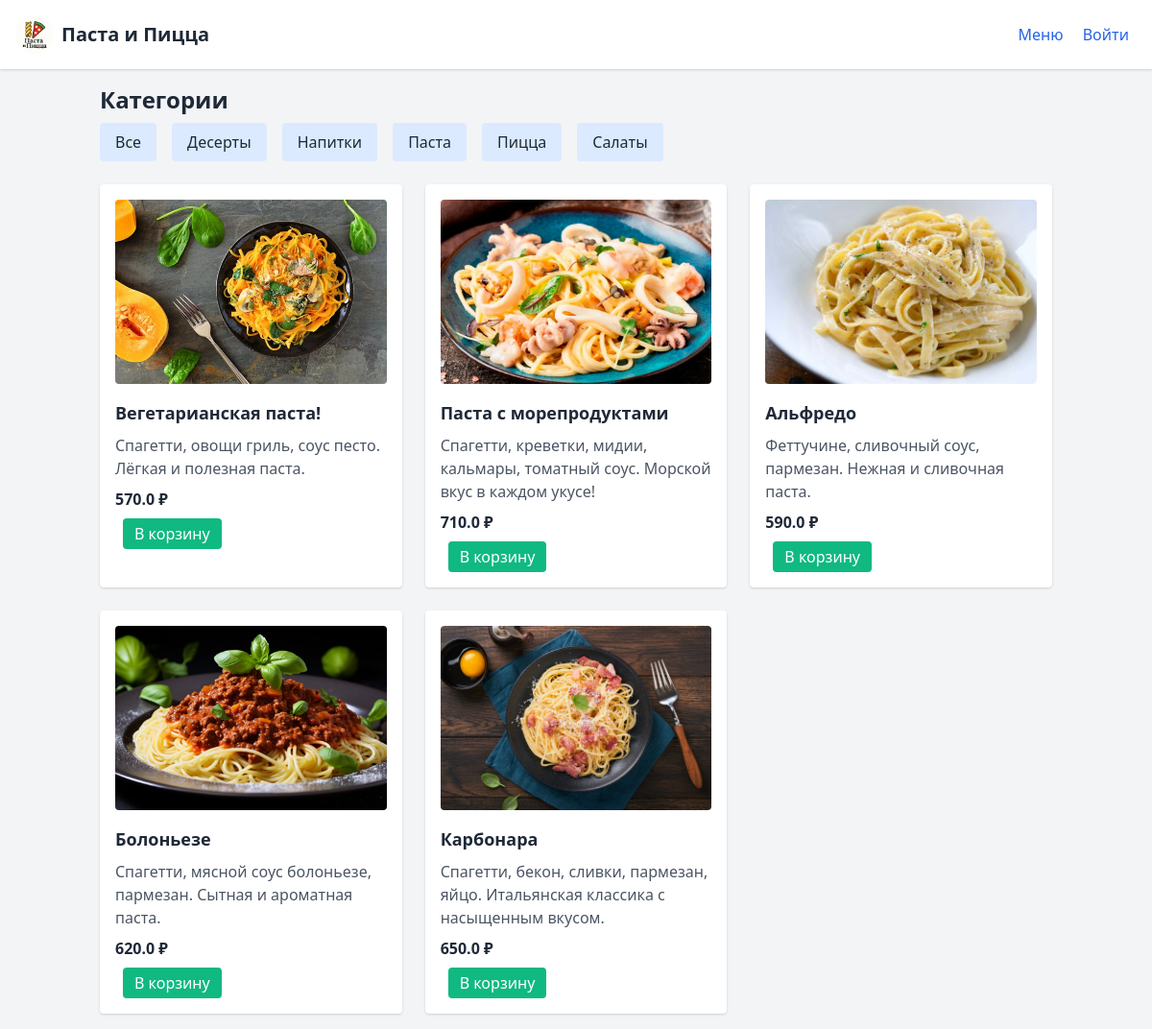
Screenshot of /menu?category_id=1 with the database file from the repository.
### tables this page shows
CREATE TABLE categories (
    id INTEGER PRIMARY KEY AUTOINCREMENT,
    name TEXT NOT NULL
);

CREATE TABLE dishes (
    id INTEGER PRIMARY KEY AUTOINCREMENT,
    title TEXT,
    description TEXT,
    price REAL,
    category_id INTEGER,
    image TEXT,
    is_veg INTEGER DEFAULT 0,
    is_spicy INTEGER DEFAULT 0,
    FOREIGN KEY(category_id) REFERENCES categories(id)
);

### src/app.py (the view)
@app.route("/menu")
def menu():
    category_id = request.args.get("category_id")
    if category_id:
        dishes = get_dishes(category_id=int(category_id))
    else:
        dishes = get_dishes()
    categories = get_categories()
    return render_template("menu.html", dishes=dishes, categories=categories)

### src/app.py (called while the page is built)
@app.before_request
def before_request():
    get_db()

@app.teardown_appcontext
def teardown_db(exception):
    close_db()

def get_categories():
    cats = query_db("SELECT id, name FROM categories ORDER BY name")
    return [dict(row) for row in cats]

def get_dishes(category_id=None):
    if category_id:
        dishes = query_db("SELECT * FROM dishes WHERE category_id=? ORDER BY id DESC", (category_id,))
    else:
        dishes = query_db("SELECT * FROM dishes ORDER BY id DESC")
    return [dict(row) for row in dishes]

### src/database.py (called while the page is built)
def get_db():
    if 'db' not in g:
        conn = sqlite3.connect(DB_PATH)
        conn.row_factory = sqlite3.Row
        g.db = conn
    return g.db

def query_db(query, args=(), one=False):
    cur = get_db().execute(query, args)
    rv = cur.fetchall()
    cur.close()
    return (rv[0] if rv else None) if one else rv

### src/templates/menu.html (shortened to what this page needs)
<!DOCTYPE html>
<html lang="ru">
<head>
  <link href="https://cdn.jsdelivr.net/npm/tailwindcss@2.2.19/dist/tailwind.min.css" rel="stylesheet">
</head>
<body class="bg-gray-100 text-gray-800">
  <header class="bg-white shadow p-4 flex justify-between items-center">
    <a href="/" class="flex items-center space-x-2">
      <img src="{{ url_for('static', filename='uploads/pasta_pizza.png') }}" alt="Логотип Паста и Пицца" class="h-10 w-10 rounded-full" loading="lazy" />
      <h1 class="text-xl font-bold">Паста и Пицца</h1>
    </a>
    <nav>
      <a href="/menu" class="mx-2 text-blue-600 hover:underline">Меню</a>
      {% if session.user_id %}
        <span id="userMenuButton" class="mx-2 text-gray-700 cursor-pointer relative select-none">
          {{ session.user_name }}
          <div id="userDropdown" class="hidden absolute top-full right-0 bg-white border rounded shadow p-2 z-10">
            <a href="/logout" class="block text-red-600 hover:underline">Выйти</a>
          </div>
        </span>
      {% else %}
        <a href="/login" class="mx-2 text-blue-600 hover:underline">Войти</a>
      {% endif %}
    </nav>
  </header>
  <main class="p-4 max-w-5xl mx-auto">
    <div class="mb-6">
      <h2 class="text-2xl font-bold mb-2">Категории</h2>
      <div class="flex flex-wrap gap-4">
        <a href="/menu" class="px-4 py-2 bg-blue-100 rounded hover:bg-blue-200">Все</a>
        {% for cat in categories %}
          <a href="/menu?category_id={{ cat.id }}" class="px-4 py-2 bg-blue-100 rounded hover:bg-blue-200">
            {{ cat.name }}
          </a>
        {% endfor %}
      </div>
    </div>
    <div class="grid grid-cols-1 md:grid-cols-2 lg:grid-cols-3 gap-6">
      {% for dish in dishes %}
        <div class="bg-white shadow rounded p-4">
          {% if dish.image %}
            <a href="{{ url_for('dish_detail', dish_id=dish.id) }}">
              <img src="{{ url_for('uploads', filename=dish.image) }}" alt="{{ dish.title }}" class="w-full h-48 object-cover mb-4 rounded cursor-pointer" loading="lazy">
            </a>
          {% endif %}
          <h3 class="text-lg font-bold mb-2">{{ dish.title }}</h3>
          <p class="text-gray-600 mb-2">{{ dish.description }}</p>
          <p class="font-semibold mb-2">{{ dish.price }} ₽</p>
          <div class="flex justify-between items-center">
            <form action="/cart" method="post" class="inline flex items-center space-x-2">
              <button type="submit" class="px-3 py-1 bg-green-500 text-white rounded hover:bg-green-600">В корзину</button>
            </form>
          </div>
        </div>
      {% endfor %}
    </div>
  </main>
</body>
</html>

### rows the page displays
categories: name "Десерты"
categories: name "Напитки"
categories: name "Паста"
categories: name "Пицца"
categories: name "Салаты"
dishes: image (picture), title "Вегетарианская паста!", description "Спагетти, овощи гриль, соус песто. Лёгкая и полезная паста.", price "570.0"
dishes: image (picture), title "Паста с морепродуктами", description "Спагетти, креветки, мидии, кальмары, томатный соус. Морской вкус в каждом укусе!", price "710.0"
dishes: image (picture), title "Альфредо", description "Феттучине, сливочный соус, пармезан. Нежная и сливочная паста.", price "590.0"
dishes: image (picture), title "Болоньезе", description "Спагетти, мясной соус болоньезе, пармезан. Сытная и ароматная паста.", price "620.0"
dishes: image (picture), title "Карбонара", description "Спагетти, бекон, сливки, пармезан, яйцо. Итальянская классика с насыщенным вкусом.", price "650.0"
